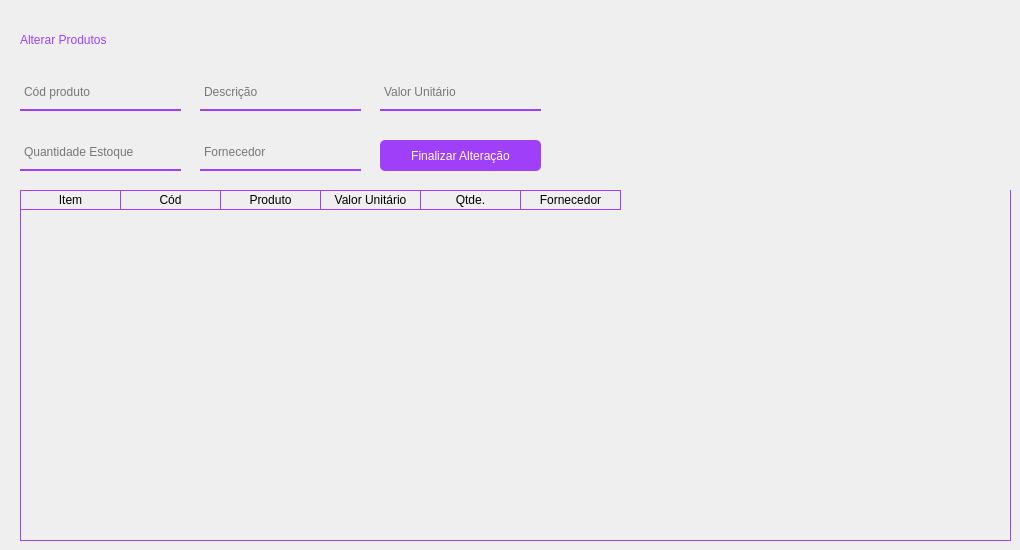
      <widget class="QWidget" name="pg_alterar_produtos">
       <widget class="QPushButton" name="btn_finalizar_alterar">
        <property name="geometry">
         <rect>
          <x>380</x>
          <y>140</y>
          <width>161</width>
          <height>31</height>
         </rect>
        </property>
        <property name="styleSheet">
         <string notr="true">QPushButton {
border: 2px;
background-color: rgb(159, 63, 250);
color: white;
border-radius: 5px;
font: 10pt &quot;Montserrat&quot;;
outline: 0;
}

QPushButton:hover {
	background-color: rgb(197, 62, 255);
}
</string>
        </property>
        <property name="text">
         <string>Finalizar Alteração</string>
        </property>
       </widget>
       <widget class="QLineEdit" name="line_fornecedor_alterar">
        <property name="geometry">
         <rect>
          <x>200</x>
          <y>140</y>
          <width>161</width>
          <height>31</height>
         </rect>
        </property>
        <property name="styleSheet">
         <string notr="true">background-color: rgba(0, 0 , 0, 0);
border: 2px solid rgba(0,0,0,0);
border-bottom-color: rgb(159, 63, 250);
color: rgb(0,0,0);
padding-bottom: 8px;
border-radius: 0px;
font: 10pt &quot;Montserrat&quot;;</string>
        </property>
        <property name="placeholderText">
         <string>Fornecedor</string>
        </property>
        <property name="clearButtonEnabled">
         <bool>true</bool>
        </property>
       </widget>
       <widget class="QTableWidget" name="tabela_alterar">
        <property name="geometry">
         <rect>
          <x>20</x>
          <y>190</y>
          <width>991</width>
          <height>351</height>
         </rect>
        </property>
        <property name="styleSheet">
         <string notr="true">QTableWidget {
	gridline-color: #9f3ffa;;
	background-color: transparent;
	outline: 0;
	border: 1px solid #9f3ffa;
	border-top: 0px
	
}

QTableWidget::item:selected{
	background-color:#9f3ffa;;
}

QTableWidget::horizontalHeader {	
	background-color: #9f3ffa;
}

QHeaderView::section:horizontal
{
    border: 1px solid #9f3ffa;
	background-color: transparent;
	border-left: 0px;
	color: black;

}
</string>
        </property>
        <property name="frameShape">
         <enum>QFrame::Panel</enum>
        </property>
        <property name="frameShadow">
         <enum>QFrame::Sunken</enum>
        </property>
        <property name="editTriggers">
         <set>QAbstractItemView::SelectedClicked</set>
        </property>
        <property name="tabKeyNavigation">
         <bool>true</bool>
        </property>
        <property name="showDropIndicator" stdset="0">
         <bool>false</bool>
        </property>
        <property name="alternatingRowColors">
         <bool>false</bool>
        </property>
        <property name="selectionMode">
         <enum>QAbstractItemView::ExtendedSelection</enum>
        </property>
        <property name="gridStyle">
         <enum>Qt::SolidLine</enum>
        </property>
        <property name="sortingEnabled">
         <bool>true</bool>
        </property>
        <attribute name="verticalHeaderVisible">
         <bool>false</bool>
        </attribute>
        <attribute name="verticalHeaderShowSortIndicator" stdset="0">
         <bool>false</bool>
        </attribute>
        <attribute name="verticalHeaderStretchLastSection">
         <bool>false</bool>
        </attribute>
        <column>
         <property name="text">
          <string>Item</string>
         </property>
        </column>
        <column>
         <property name="text">
          <string>Cód</string>
         </property>
        </column>
        <column>
         <property name="text">
          <string>Produto</string>
         </property>
        </column>
        <column>
         <property name="text">
          <string>Valor Unitário</string>
         </property>
        </column>
        <column>
         <property name="text">
          <string>Qtde.</string>
         </property>
        </column>
        <column>
         <property name="text">
          <string>Fornecedor</string>
         </property>
        </column>
       </widget>
       <widget class="QLabel" name="lbl_titulo_alterar">
        <property name="geometry">
         <rect>
          <x>20</x>
          <y>20</y>
          <width>241</width>
          <height>41</height>
         </rect>
        </property>
        <property name="styleSheet">
         <string notr="true">font: 16pt &quot;Montserrat&quot;;
color: #9f3ffa;
</string>
        </property>
        <property name="text">
         <string>Alterar Produtos</string>
        </property>
        <property name="textFormat">
         <enum>Qt::AutoText</enum>
        </property>
        <property name="wordWrap">
         <bool>false</bool>
        </property>
        <property name="textInteractionFlags">
         <set>Qt::LinksAccessibleByKeyboard|Qt::LinksAccessibleByMouse</set>
        </property>
       </widget>
       <widget class="QLineEdit" name="line_valor_alterar">
        <property name="geometry">
         <rect>
          <x>380</x>
          <y>80</y>
          <width>161</width>
          <height>31</height>
         </rect>
        </property>
        <property name="styleSheet">
         <string notr="true">background-color: rgba(0, 0 , 0, 0);
border: 2px solid rgba(0,0,0,0);
border-bottom-color: rgb(159, 63, 250);
color: rgb(0,0,0);
padding-bottom: 8px;
border-radius: 0px;
font: 10pt &quot;Montserrat&quot;;</string>
        </property>
        <property name="placeholderText">
         <string>Valor Unitário</string>
        </property>
        <property name="clearButtonEnabled">
         <bool>true</bool>
        </property>
       </widget>
       <widget class="QLineEdit" name="line_qtde_alterar">
        <property name="geometry">
         <rect>
          <x>20</x>
          <y>140</y>
          <width>161</width>
          <height>31</height>
         </rect>
        </property>
        <property name="styleSheet">
         <string notr="true">background-color: rgba(0, 0 , 0, 0);
border: 2px solid rgba(0,0,0,0);
border-bottom-color: rgb(159, 63, 250);
color: rgb(0,0,0);
padding-bottom: 8px;
border-radius: 0px;
font: 10pt &quot;Montserrat&quot;;</string>
        </property>
        <property name="placeholderText">
         <string>Quantidade Estoque</string>
        </property>
        <property name="clearButtonEnabled">
         <bool>true</bool>
        </property>
       </widget>
       <widget class="QLineEdit" name="line_codigo_alterar">
        <property name="geometry">
         <rect>
          <x>20</x>
          <y>80</y>
          <width>161</width>
          <height>31</height>
         </rect>
        </property>
        <property name="styleSheet">
         <string notr="true">background-color: rgba(0, 0 , 0, 0);
border: 2px solid rgba(0,0,0,0);
border-bottom-color: rgb(159, 63, 250);
color: rgb(0,0,0);
padding-bottom: 8px;
border-radius: 0px;
font: 10pt &quot;Montserrat&quot;;</string>
        </property>
        <property name="placeholderText">
         <string>Cód produto</string>
        </property>
        <property name="clearButtonEnabled">
         <bool>true</bool>
        </property>
       </widget>
       <widget class="QLineEdit" name="line_decricao_alterar">
        <property name="geometry">
         <rect>
          <x>200</x>
          <y>80</y>
          <width>161</width>
          <height>31</height>
         </rect>
        </property>
        <property name="styleSheet">
         <string notr="true">background-color: rgba(0, 0 , 0, 0);
border: 2px solid rgba(0,0,0,0);
border-bottom-color: rgb(159, 63, 250);
color: rgb(0,0,0);
padding-bottom: 8px;
border-radius: 0px;
font: 10pt &quot;Montserrat&quot;;</string>
        </property>
        <property name="placeholderText">
         <string>Descrição</string>
        </property>
        <property name="clearButtonEnabled">
         <bool>true</bool>
        </property>
       </widget>
      </widget>
